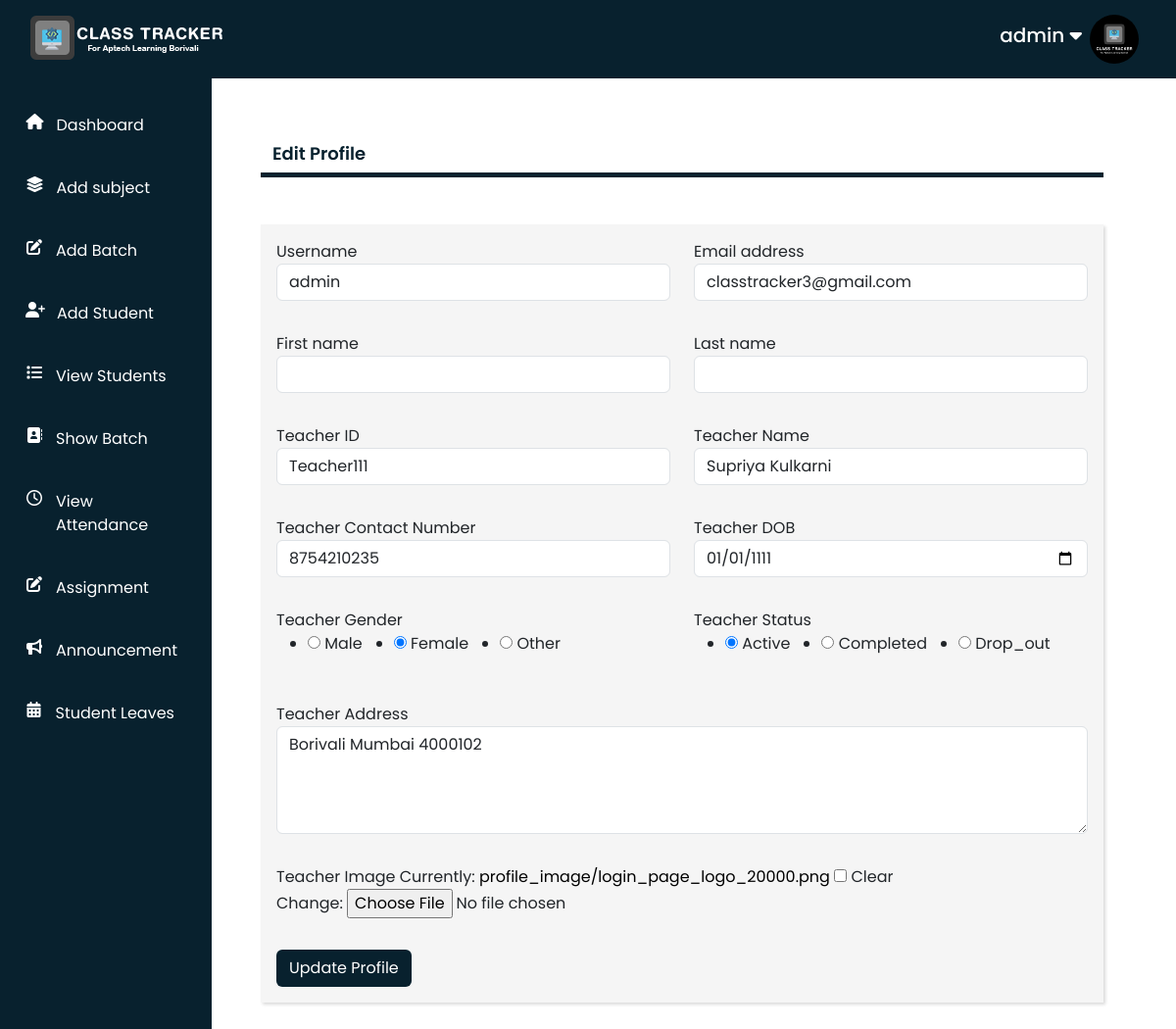
The app's page /teacher/editadminprofile/ (signed in) with its own data.
### Teacher/models.py (models this page shows, shortened)
class AddStudent(models.Model):
    user = models.OneToOneField(User,on_delete=models.PROTECT,primary_key=True)
    student_id = models.CharField(max_length=100,unique=True)
    student_batch = models.ForeignKey(AddBatch,on_delete=models.SET_NULL,null=True,blank=True)
    student_name = models.CharField(max_length=100)
    student_number = models.PositiveIntegerField()
    student_gender = models.CharField(max_length=100)
    student_dob = models.DateField()
    student_address = models.CharField(max_length=300)
    student_image = models.ImageField(upload_to='profile_image',blank=True)
    student_status = models.CharField(max_length=100)

### Teacher/views.py (the view)
# urls.py: path('editadminprofile/', views.edit_user_profile,name='editadminprofile'),
def edit_user_profile(request):
    stud_data = AddStudent.objects.get(user=request.user)
    if request.user.is_authenticated and request.user.is_superuser == True:
        if request.method == "POST":
            pi=AddStudent.objects.get(user=request.user)
            fm = edit_profile_user_form(request.POST,instance=request.user)
            fm1 = edit_profile_addstudent_form(request.POST,request.FILES,instance=pi)
            if fm.is_valid() and fm1.is_valid():
                fm.save()
                fm1.save()
                messages.success(request,"Profile Updated Successfully")
                return redirect('editadminprofile')
        else:
            pi=AddStudent.objects.get(user=request.user)
            fm = edit_profile_user_form(instance=request.user)
            fm1 = edit_profile_addstudent_form(instance=pi)
    else:
        return redirect("access_denied")
    return render(request,"Teacher/editadminprofile.html",{'form1':fm,'form2':fm1, 'name':request.user,'stud_data':stud_data})

### Teacher/forms.py
class edit_profile_user_form(UserChangeForm):
    class Meta:
        model = User
        fields = ['username','first_name','last_name','email']
        widgets = {
             'first_name':forms.TextInput(attrs={'class':'form-control','rows':4,'cols':10}),
             'last_name':forms.TextInput(attrs={'class':'form-control'}),
             'email':forms.EmailInput(attrs={'class':'form-control'}),
             'username':forms.TextInput(attrs={'class':'form-control'}),
             }

class edit_profile_addstudent_form(forms.ModelForm):
    student_gender = forms.ChoiceField(choices=GENDER_CHOICES,widget=forms.RadioSelect())
    student_status = forms.ChoiceField(choices=STUDENT_STATUS_CHOICES,widget=forms.RadioSelect())
    class Meta:
        model = AddStudent
        fields = ['student_id','student_batch','student_name','student_number','student_gender','student_status','student_dob','student_image','student_address']
        widgets = {'student_batch':forms.Select(attrs={'class':'form-control'}),
             'student_address':forms.Textarea(attrs={'class':'form-control','rows':4,'cols':10}),
             'student_dob':forms.DateInput(attrs={'class':'form-control','type':'date'}),
             'student_number':forms.NumberInput(attrs={'class':'form-control'}),
             'student_name':forms.TextInput(attrs={'class':'form-control'}),
             'student_id':forms.TextInput(attrs={'class':'form-control'}),
             'student_status':forms.Select(attrs={'class':'form-control'}),
             }

### Teacher/templates/Teacher/editadminprofile.html (shortened to what this page needs)
{% extends "Teacher/base.html" %}
{% load static %}
{% block content %}
<h4 class="container mt-3 pb-2 borderline textcolor">Edit Profile</h4>
<form action="" method="POST" class="container formshadow formbgcolor p-3 mt-5" enctype="multipart/form-data" novalidate>
	<div class="row pb-3">
		<div class="col-sm-6 mb-3">
			<div class="form-group">
				{{ form1.username.label }}
				{{ form1.username }}
			</div>
		</div>
		<div class="col-sm-6 mb-3">
			<div class="form-group">
				{{ form1.email.label }}
				{{ form1.email }}
			</div>
		</div>
	</div>
	<div class="row pb-3">
		<div class="col-sm-6 mb-3">
			<div class="form-group">
				{{ form1.first_name.label }}
				{{ form1.first_name }}
			</div>
		</div>
		<div class="col-sm-6 mb-3">
			<div class="form-group">
				{{ form1.last_name.label }}
				{{ form1.last_name }}
			</div>
		</div>
	</div>
	<div class="row pb-3">
		<div class="col-sm-6 mb-3">
			<div class="form-group">
				Teacher ID
				{{ form2.student_id }}
			</div>
		</div>
		<div class="col-sm-6 mb-3">
			<div class="form-group">
				Teacher Name
				{{ form2.student_name }}
			</div>
		</div>
	</div>
	<div class="row pb-3">
		<div class="col-sm-6 mb-3">
			<div class="form-group">
				Teacher Contact Number
				{{ form2.student_number }}
			</div>
		</div>
		<div class="col-sm-6 mb-3">
			<div class="form-group">
				Teacher DOB
				{{ form2.student_dob }}
			</div>
		</div>
	</div>
	<div class="row pb-3">
		<div class="col-sm-6 mb-3">
			<div class="form-group">
				Teacher Gender
				{{ form2.student_gender }}
			</div>
		</div>
		<div class="col-sm-6 mb-3">
			<div class="form-group">
				Teacher Status
				{{ form2.student_status }}
			</div>
		</div>
	</div>
	<div class="row pb-3">
		<div class="col-sm-12 mb-3">
			<div class="form-group">
				Teacher Address
				{{ form2.student_address }}
			</div>
		</div>
	</div>
	<div class="row pb-3">
		<div class="col-sm-12 mb-3">
			<div class="form-group">
				Teacher Image
				{{ form2.student_image }}
			</div>
		</div>
	</div>
	<input type="submit" class="btn buttoncolor" value="Update Profile" />
</form>
{% endblock content %}

### Teacher/templates/Teacher/navbar.html (shortened to what this page needs)
{% load static %}
<nav class="navbar-container">
	<div class="navbar-img"><img src="{% static "Teacher/images/Navbar-logo.png" %}" alt="" srcset=""></div>
	<div class="personal-info">
		<h2>{{name}}  <i class="fa-solid fa-caret-down"></i></h2>
		<div class="img-section mx-2">
			{% if stud_data.student_image %}
			<img src="{{stud_data.student_image.url}}" alt="">
			{% else %}
			<img src="{% static 'Teacher/images/user-default.png' %}" alt="Not Img">
			{% endif %}
		</div>
	</div>
</nav>

### Teacher/static/Teacher/css/style.css (style rules this page uses)
* { margin: 0; padding: 0; box-sizing: border-box; }
body { font-family: "Poppins", sans-serif; overflow-x: hidden; font-style: normal; }
.borderline { border-bottom: 5px solid rgb(8, 33, 46); }
.textcolor { color:rgb(8, 33, 46) ; font-weight: 600; }
.buttoncolor { background-color: rgb(8, 33, 46); color: #fff; }
.formbgcolor { background-color:#f0f0f0a0; }
.formshadow { box-shadow: rgba(0, 0, 0, 0.15) 2.4px 2.4px 3.2px; }
a { text-decoration: none; color: black; }
.navbar-container { width: 100%; height: 100%; display: flex; justify-content: space-between; align-items: center; padding: 30px; }
.navbar-container .navbar-img { width: 200px; height: 100px; }
.navbar-container .navbar-img img { width: 100%; height: 100%; }
.navbar-container .personal-info { display: flex; justify-content: space-between; align-items: center; height: 100%; cursor: pointer; }
.navbar-container .personal-info h2 { font-size: 20px; }
.navbar-container .personal-info .img-section { width: 50px; height: 50px; border-radius: 50%; margin-right: 20px; }
.navbar-container .personal-info .img-section img { width: 100%; height: 100%; object-fit: cover; border-radius: 50%; }
#id_student_gender { display: flex; gap: 2rem; }
#id_student_status { display: flex; gap: 2rem; }
@media (max-width:1368px) { h4 { font-size: 18px; } }

### records on screen
AddStudent: student_image (picture), student_id "Teacher111", student_name "Supriya Kulkarni", student_number "8754210235", student_dob "01/01/1111", student_gender "☐ Male ☑ Female ☐ Other", student_status "☑ Active ☐ Completed ☐ Drop_out", student_address "Borivali Mumbai 4000102"

### other values on screen
{{ name }} "admin"
